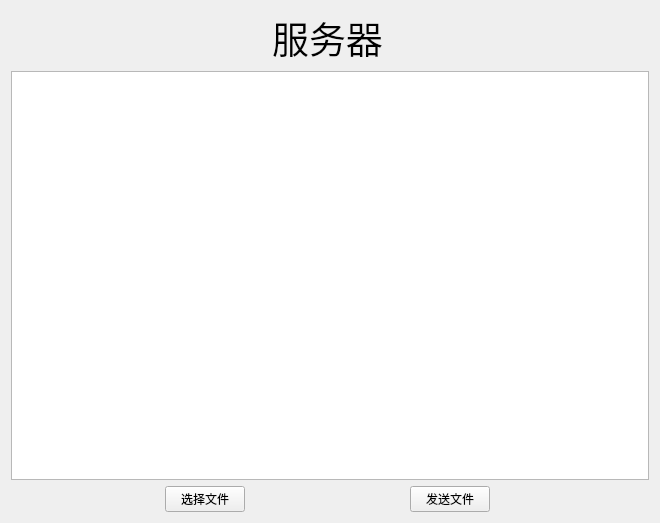
<?xml version="1.0" encoding="UTF-8"?>
<ui version="4.0">
 <class>SeverWidget</class>
 <widget class="QWidget" name="SeverWidget">
  <property name="geometry">
   <rect>
    <x>0</x>
    <y>0</y>
    <width>660</width>
    <height>523</height>
   </rect>
  </property>
  <property name="windowTitle">
   <string>SeverWidget</string>
  </property>
  <layout class="QGridLayout" name="gridLayout">
   <item row="2" column="0">
    <spacer name="horizontalSpacer_4">
     <property name="orientation">
      <enum>Qt::Horizontal</enum>
     </property>
     <property name="sizeHint" stdset="0">
      <size>
       <width>40</width>
       <height>20</height>
      </size>
     </property>
    </spacer>
   </item>
   <item row="2" column="4">
    <widget class="QPushButton" name="btnSend">
     <property name="text">
      <string>发送文件</string>
     </property>
    </widget>
   </item>
   <item row="0" column="0" colspan="2">
    <spacer name="horizontalSpacer">
     <property name="orientation">
      <enum>Qt::Horizontal</enum>
     </property>
     <property name="sizeHint" stdset="0">
      <size>
       <width>234</width>
       <height>34</height>
      </size>
     </property>
    </spacer>
   </item>
   <item row="2" column="3">
    <spacer name="horizontalSpacer_3">
     <property name="orientation">
      <enum>Qt::Horizontal</enum>
     </property>
     <property name="sizeHint" stdset="0">
      <size>
       <width>40</width>
       <height>20</height>
      </size>
     </property>
    </spacer>
   </item>
   <item row="0" column="2" colspan="2">
    <widget class="QLabel" name="label">
     <property name="font">
      <font>
       <family>楷体</family>
       <pointsize>28</pointsize>
      </font>
     </property>
     <property name="text">
      <string>服务器</string>
     </property>
     <property name="alignment">
      <set>Qt::AlignCenter</set>
     </property>
    </widget>
   </item>
   <item row="2" column="1">
    <widget class="QPushButton" name="btnSelect">
     <property name="text">
      <string>选择文件</string>
     </property>
    </widget>
   </item>
   <item row="0" column="4" colspan="3">
    <spacer name="horizontalSpacer_2">
     <property name="orientation">
      <enum>Qt::Horizontal</enum>
     </property>
     <property name="sizeHint" stdset="0">
      <size>
       <width>234</width>
       <height>34</height>
      </size>
     </property>
    </spacer>
   </item>
   <item row="1" column="0" colspan="7">
    <widget class="QTextEdit" name="textEditRead">
     <property name="readOnly">
      <bool>true</bool>
     </property>
    </widget>
   </item>
   <item row="2" column="5">
    <spacer name="horizontalSpacer_5">
     <property name="orientation">
      <enum>Qt::Horizontal</enum>
     </property>
     <property name="sizeHint" stdset="0">
      <size>
       <width>40</width>
       <height>20</height>
      </size>
     </property>
    </spacer>
   </item>
  </layout>
 </widget>
 <layoutdefault spacing="6" margin="11"/>
 <resources/>
 <connections/>
</ui>
